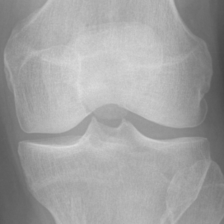
#> input picture KneeXrayData/ClsKLData/kneeKL224/auto_test/0/9067811_2.png, 224 x 224 px
$ python -i kneel_landmarks.py   (imports and definitions only)
#> lines starting #> are read from the running program, lines starting #| are printed output that depends on the picture
"""KNEEL landmark backends for ROI extraction and JSN estimation.

This module supports:
- ``heuristic``: a fully local landmark bootstrap fallback
- ``kneel_repo``: an adapter that calls the real ``imedslab/KNEEL`` API

The repo-backed path expects the KNEEL microservice to be running locally or on
the configured endpoint. Because KNEEL expects bilateral DICOM input, this
module wraps a single PNG crop into a synthetic bilateral DICOM before sending
the request.
"""

from __future__ import annotations

import base64
import io
from dataclasses import dataclass
from typing import Dict, Optional, Tuple

import cv2
import numpy as np


@dataclass
class CompartmentLandmarks:
    x_range: Tuple[int, int]
    femoral: np.ndarray
    tibial: np.ndarray
    synthetic: bool = False
    valid_columns: int = 0


@dataclass
class KneeLandmarks:
    joint_y: float
    lateral: CompartmentLandmarks
    medial: CompartmentLandmarks
    backend: str = "heuristic"
    low_confidence: bool = False
    range_fallback_used: bool = False


class KNEELLandmarkDetector:
    """Landmark detector with heuristic and repo-backed backends."""

    # [63 lines left out: functions __init__, from_preprocessing_cfg, predict, not called in this run]


class _KNEELRepoClient:
    """Adapter for the dockerized imedslab/KNEEL microservice."""

    # [38 lines left out: functions __init__, predict_png, not called in this run]


def detect_knee_landmarks(
    image: np.ndarray,
    is_left: bool = False,
    apply_preprocessing: bool = True,
) -> KneeLandmarks:
    """Estimate joint landmarks from image appearance."""
    proc = _preprocess_image(image, apply_clahe=apply_preprocessing)
    joint_y = _estimate_joint_row(proc)

    lateral_range, medial_range, range_fallback_used = _estimate_compartment_ranges(proc, joint_y, is_left=is_left)

    lateral = _estimate_compartment(proc, lateral_range, joint_y)
    medial = _estimate_compartment(proc, medial_range, joint_y)
    low_confidence = (
        range_fallback_used
        or lateral.synthetic
        or medial.synthetic
        or lateral.valid_columns < 12
        or medial.valid_columns < 12
    )
    return KneeLandmarks(
        joint_y=joint_y,
        lateral=lateral,
        medial=medial,
        low_confidence=low_confidence,
        range_fallback_used=range_fallback_used,
    )


# [291 lines left out: functions kneel_points_to_landmarks, landmarks_from_jsn_mask, estimate_jsn_features_from_landmarks, extract_kneel_rois, compute_kneel_roi_boxes, extract_kneel_subchondral_rois and 1 more, not called in this run]


def _preprocess_image(image: np.ndarray, apply_clahe: bool = True) -> np.ndarray:
    image_uint8 = image.astype(np.uint8) if image.dtype != np.uint8 else image
    proc = image_uint8
    if apply_clahe:
        clahe = cv2.createCLAHE(clipLimit=3.0, tileGridSize=(8, 8))
        proc = clahe.apply(proc)
    return cv2.GaussianBlur(proc, (5, 5), 0)


def _estimate_compartment_ranges(
    image: np.ndarray,
    joint_y: float,
    is_left: bool,
) -> Tuple[Tuple[int, int], Tuple[int, int], bool]:
    """Estimate compartment x-ranges from the full joint-space band.

    Returns `(lateral_range, medial_range, range_fallback_used)`.
    """
    h, w = image.shape[:2]
    band_h = max(int(0.08 * h), 10)
    y0 = max(0, int(round(joint_y)) - band_h)
    y1 = min(h, int(round(joint_y)) + band_h)
    band = image[y0:y1, :]

    left_default = _estimate_half_range(image, 0, w // 2, joint_y)
    right_default = _estimate_half_range(image, w // 2, w, joint_y)
    if band.size == 0:
        if is_left:
            return right_default, left_default, True
        return left_default, right_default, True

    col_mean = cv2.GaussianBlur(band.mean(axis=0).astype(np.float32).reshape(1, -1), (1, 9), 0).ravel()
    threshold = np.percentile(col_mean, 55)
    dark = col_mean <= threshold
    min_width = max(int(0.08 * w), 12)
    segments = [
        seg for seg in _contiguous_segments(dark)
        if (seg[1] - seg[0] + 1) >= min_width
    ]

    mid_x = 0.5 * w
    left_candidates = [seg for seg in segments if 0.5 * (seg[0] + seg[1]) < mid_x]
    right_candidates = [seg for seg in segments if 0.5 * (seg[0] + seg[1]) >= mid_x]

    range_fallback_used = False
    if left_candidates:
        left_range = max(
            left_candidates,
            key=lambda seg: (seg[1] - seg[0], -abs(0.5 * (seg[0] + seg[1]) - 0.25 * w)),
        )
    else:
        left_range = left_default
        range_fallback_used = True

    if right_candidates:
        right_range = max(
            right_candidates,
            key=lambda seg: (seg[1] - seg[0], -abs(0.5 * (seg[0] + seg[1]) - 0.75 * w)),
        )
    else:
        right_range = right_default
        range_fallback_used = True

    left_range = _expand_range(left_range, w)
    right_range = _expand_range(right_range, w)

    if is_left:
        return right_range, left_range, range_fallback_used
    return left_range, right_range, range_fallback_used


def _estimate_joint_row(image: np.ndarray) -> float:
    h, w = image.shape[:2]
    x0 = int(0.10 * w)
    x1 = int(0.90 * w)
    row_mean = image[:, x0:x1].mean(axis=1)
    y0 = int(0.28 * h)
    y1 = int(0.72 * h)
    return float(np.argmin(row_mean[y0:y1]) + y0)


def _estimate_half_range(image: np.ndarray, x0: int, x1: int, joint_y: float) -> Tuple[int, int]:
    h = image.shape[0]
    band_h = max(int(0.08 * h), 10)
    y0 = max(0, int(round(joint_y)) - band_h)
    y1 = min(h, int(round(joint_y)) + band_h)
    band = image[y0:y1, x0:x1]
    if band.size == 0:
        return x0, x1 - 1

    col_mean = cv2.GaussianBlur(band.mean(axis=0).astype(np.float32).reshape(1, -1), (1, 9), 0).ravel()
    threshold = np.percentile(col_mean, 55)
    dark = col_mean <= threshold
    segments = _contiguous_segments(dark)
    if not segments:
        seg_start = int(0.20 * (x1 - x0))
        seg_end = int(0.80 * (x1 - x0))
    else:
        center = 0.5 * (x1 - x0)
        seg_start, seg_end = max(
            segments,
            key=lambda seg: (seg[1] - seg[0], -abs(0.5 * (seg[0] + seg[1]) - center)),
        )
    abs_start = x0 + seg_start
    abs_end = min(x1 - 1, x0 + seg_end)
    if abs_end <= abs_start + 4:
        abs_start = x0 + int(0.18 * (x1 - x0))
        abs_end = x0 + int(0.82 * (x1 - x0))
    return int(abs_start), int(abs_end)


def _estimate_compartment(image: np.ndarray, x_range: Tuple[int, int], joint_y: float) -> CompartmentLandmarks:
    h = image.shape[0]
    search_h = max(int(0.22 * h), 24)
    y0 = max(0, int(round(joint_y)) - search_h)
    y1 = min(h, int(round(joint_y)) + search_h)

    xs = []
    femoral_y = []
    tibial_y = []
    for x in range(x_range[0], x_range[1] + 1):
        column = image[y0:y1, x].astype(np.float64)
        if column.size < 8:
            continue
        smooth = cv2.GaussianBlur(column.reshape(-1, 1).astype(np.float32), (1, 9), 0).ravel()
        valley = int(np.argmin(smooth))
        if valley < 2 or valley > len(smooth) - 3:
            continue
        grad = np.gradient(smooth)
        fem_idx = int(np.argmin(grad[:valley])) if valley > 0 else 0
        tib_idx = int(valley + np.argmax(grad[valley:])) if valley < len(grad) else len(grad) - 1
        if tib_idx <= fem_idx + 1:
            continue
        gap = tib_idx - fem_idx
        if gap < 2 or gap > max(int(0.30 * h), 32):
            continue
        xs.append(x)
        femoral_y.append(y0 + fem_idx)
        tibial_y.append(y0 + tib_idx)

    synthetic = False
    if len(xs) < 8:
        xs = list(range(x_range[0], x_range[1] + 1))
        fem_guess = joint_y - max(4, int(0.04 * h))
        tib_guess = joint_y + max(4, int(0.04 * h))
        femoral_y = [fem_guess] * len(xs)
        tibial_y = [tib_guess] * len(xs)
        synthetic = True

    femoral = np.column_stack([xs, _smooth_series(np.asarray(femoral_y, dtype=np.float64))])
    tibial = np.column_stack([xs, _smooth_series(np.asarray(tibial_y, dtype=np.float64))])
    return CompartmentLandmarks(
        x_range=x_range,
        femoral=femoral,
        tibial=tibial,
        synthetic=synthetic,
        valid_columns=len(xs),
    )


# [50 lines left out: functions _compartment_from_kneel_points, _sample_profile, _compute_jsn_rate, not called in this run]


def _expand_range(x_range: Tuple[int, int], image_width: int, margin_frac: float = 0.06) -> Tuple[int, int]:
    margin = max(3, int(round(margin_frac * image_width)))
    x0 = max(0, int(x_range[0]) - margin)
    x1 = min(image_width - 1, int(x_range[1]) + margin)
    return x0, max(x0 + 1, x1)


# [118 lines left out: functions _edge_band_anchor, _surface_y_in_band, _crop_square, _square_box, _edge_anchored_box, _crop_subchondral, not called in this run]


def _smooth_series(values: np.ndarray, kernel_size: int = 7) -> np.ndarray:
    if values.size < 3:
        return values
    kernel_size = min(kernel_size, values.size if values.size % 2 == 1 else values.size - 1)
    kernel_size = max(kernel_size, 3)
    kernel = np.ones(kernel_size, dtype=np.float64) / kernel_size
    padded = np.pad(values, (kernel_size // 2, kernel_size // 2), mode="edge")
    return np.convolve(padded, kernel, mode="valid")


def _contiguous_segments(mask: np.ndarray) -> list[Tuple[int, int]]:
    segments = []
    start = None
    for idx, value in enumerate(mask):
        if value and start is None:
            start = idx
        elif not value and start is not None:
            segments.append((start, idx - 1))
            start = None
    if start is not None:
        segments.append((start, len(mask) - 1))
    return segments


# [78 lines left out: functions _densify_surface, _png_to_bilateral_dicom_bytes, _normalize_to_uint16, not called in this run]

>>> import cv2
>>> picture = cv2.imread('../../KneeXrayData/ClsKLData/kneeKL224/auto_test/0/9067811_2.png', cv2.IMREAD_GRAYSCALE)
#> picture is the input picture: shape (224, 224); min 68, max 222, mean 161.6
>>> result = detect_knee_landmarks(picture)
#> in _preprocess_image, `proc = clahe.apply(proc)`:
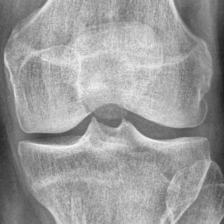
#> proc: shape (224, 224); min 28, max 242, mean 154.7
#> in _estimate_joint_row, `row_mean = image[:, x0:x1].mean(axis=1)`: row_mean = 224 values, max 194 at index 146, min 125.8 at index 134, mean 166.4
#> in detect_knee_landmarks, `joint_y = _estimate_joint_row(proc)`: joint_y = 134
#> in _estimate_compartment_ranges, `y0 = max(0, int(round(joint_y)) - band_h)`: y0 = 117
#> in _estimate_compartment_ranges, `y1 = min(h, int(round(joint_y)) + band_h)`: y1 = 151
#> in _estimate_compartment_ranges, `band = image[y0:y1, :]`:
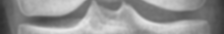
#> band: shape (34, 224); min 47, max 231, mean 146.1
#> in _estimate_half_range, `y0 = max(0, int(round(joint_y)) - band_h)`: y0 = 117
#> in _estimate_half_range, `y1 = min(h, int(round(joint_y)) + band_h)`: y1 = 151
#> in _estimate_half_range, `band = image[y0:y1, x0:x1]`:
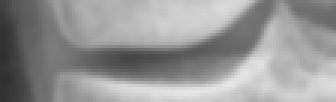
#> band: shape (34, 112) (shown 3 times larger); min 47, max 231, mean 150.1
#> in _estimate_half_range, `col_mean = cv2.GaussianBlur(band.mean(axis=0).astype(np.float32).resha..`: col_mean = 112 values, max 180.2 at index 90, min 52.06 at index 0, mean 150.1
#> in _estimate_half_range, `threshold = np.percentile(col_mean, 55)`: threshold = 163.7
#> the loop in _contiguous_segments, `for idx, value in enumerate(mask):` made 112 passes
#> value on passes 1 to 8: True, True, True, True, True, True, True, True
#> after the loop in _contiguous_segments, `for idx, value in enumerate(mask):`: segments = [(0, 50), (82, 84), (103, 107)]; start = 109
#> in _estimate_half_range, `segments = _contiguous_segments(dark)`: segments = [(0, 50), (82, 84), (103, 107), (109, 111)]
#> in _estimate_half_range, `seg_start, seg_end = max( segments, key=lambda seg: (seg[1] - seg[0], ..`: seg_start = 0; seg_end = 50
#> in _estimate_half_range, `abs_start = x0 + seg_start`: abs_start = 0
#> in _estimate_half_range, `abs_end = min(x1 - 1, x0 + seg_end)`: abs_end = 50
#> in _estimate_compartment_ranges, `left_default = _estimate_half_range(image, 0, w // 2, joint_y)`: left_default = (0, 50)
#> call 2 of _estimate_half_range, with x0 = 112, x1 = 224, joint_y = 134
#> in _estimate_half_range (call 2), `band = image[y0:y1, x0:x1]`:
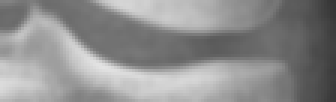
#> band: shape (34, 112) (shown 3 times larger); min 53, max 227, mean 142.1
#> in _estimate_half_range (call 2), `col_mean = cv2.GaussianBlur(band.mean(axis=0).astype(np.float32).resha..`: col_mean = 112 values, max 171.1 at index 11, min 59.03 at index 111, mean 142.1
#> in _estimate_half_range (call 2), `threshold = np.percentile(col_mean, 55)`: threshold = 156.2
#> the loop in _contiguous_segments (call 2), `for idx, value in enumerate(mask):` made 112 passes
#> in _estimate_half_range (call 2), `segments = _contiguous_segments(dark)`: segments = [(19, 38), (40, 41), (71, 111)]
#> in _estimate_half_range (call 2), `seg_start, seg_end = max( segments, key=lambda seg: (seg[1] - seg[0], ..`: seg_start = 71; seg_end = 111
#> in _estimate_half_range (call 2), `abs_start = x0 + seg_start`: abs_start = 183
#> in _estimate_half_range (call 2), `abs_end = min(x1 - 1, x0 + seg_end)`: abs_end = 223
#> in _estimate_compartment_ranges, `right_default = _estimate_half_range(image, w // 2, w, joint_y)`: right_default = (183, 223)
#> in _estimate_compartment_ranges, `col_mean = cv2.GaussianBlur(band.mean(axis=0).astype(np.float32).resha..`: col_mean = 224 values, max 180.2 at index 90, min 52.06 at index 0, mean 146.1
#> in _estimate_compartment_ranges, `threshold = np.percentile(col_mean, 55)`: threshold = 160.3
#> in _estimate_compartment_ranges, `segments = [ seg for seg in _contiguous_segments(dark) if (seg[1] - se..`: segments = [(0, 47), (128, 157), (180, 223)]
#> in _estimate_compartment_ranges, `left_candidates = [seg for seg in segments if 0.5 * (seg[0] + seg[1]) ..`: left_candidates = [(0, 47)]
#> in _estimate_compartment_ranges, `right_candidates = [seg for seg in segments if 0.5 * (seg[0] + seg[1])..`: right_candidates = [(128, 157), (180, 223)]
#> in _estimate_compartment_ranges, `left_range = max( left_candidates, key=lambda seg: (seg[1] - seg[0], -..`: left_range = (0, 47)
#> in _estimate_compartment_ranges, `right_range = max( right_candidates, key=lambda seg: (seg[1] - seg[0],..`: right_range = (180, 223)
#> in _expand_range, `x0 = max(0, int(x_range[0]) - margin)`: x0 = 0
#> in _expand_range, `x1 = min(image_width - 1, int(x_range[1]) + margin)`: x1 = 60
#> in _estimate_compartment_ranges, `left_range = _expand_range(left_range, w)`: left_range = (0, 60)
#> in _estimate_compartment_ranges, `right_range = _expand_range(right_range, w)`: right_range = (167, 223)
#> in detect_knee_landmarks, `lateral_range, medial_range, range_fallback_used = _estimate_compartme..`: lateral_range = (0, 60); medial_range = (167, 223); range_fallback_used = False
#> in _estimate_compartment, `y0 = max(0, int(round(joint_y)) - search_h)`: y0 = 85
#> in _estimate_compartment, `y1 = min(h, int(round(joint_y)) + search_h)`: y1 = 183
#> the loop in _estimate_compartment, `for x in range(x_range[0], x_range[1] + 1):` made 61 passes
#> (valley, fem_idx, tib_idx, gap) on passes 1 to 8: (51, 37, 93, 56), (58, 38, 93, 55), (58, 38, 76, 38), (58, 38, 75, 37), (59, 38, 75, 37), (62, 36, 75, 39), (72, 48, 77, 29), (73, 49, 93, 44)
#> after the loop in _estimate_compartment, `for x in range(x_range[0], x_range[1] + 1):`: femoral_y = 45 values, max 134 at index 7, min 121 at index 5, mean 131; tibial_y = 45 values, max 178 at index 0, min 140 at index 8, mean 147; xs = 45 values from 0 to 60
#> in _smooth_series, `padded = np.pad(values, (kernel_size // 2, kernel_size // 2), mode="ed..`: padded = 51 values, max 134 at index 10, min 121 at index 8, mean 130.5
#> in _estimate_compartment, `femoral = np.column_stack([xs, _smooth_series(np.asarray(femoral_y, dt..`: femoral = 45 pairs, first value 0 to 60, second value 122.4 to 133
#> in _estimate_compartment, `tibial = np.column_stack([xs, _smooth_series(np.asarray(tibial_y, dtyp..`: tibial = 45 pairs, first value 0 to 60, second value 140.6 to 173
#> the loop in _estimate_compartment (call 2), `for x in range(x_range[0], x_range[1] + 1):` made 57 passes
#> (valley, fem_idx, tib_idx, gap) on passes 1 to 8: (50, 41, 55, 14), (49, 41, 55, 14), (49, 41, 55, 14), (49, 41, 55, 14), (49, 42, 54, 12), (49, 42, 54, 12), (49, 42, 54, 12), (47, 42, 54, 12)
#> in detect_knee_landmarks, `low_confidence = ( range_fallback_used or lateral.synthetic or medial...`: low_confidence = False
